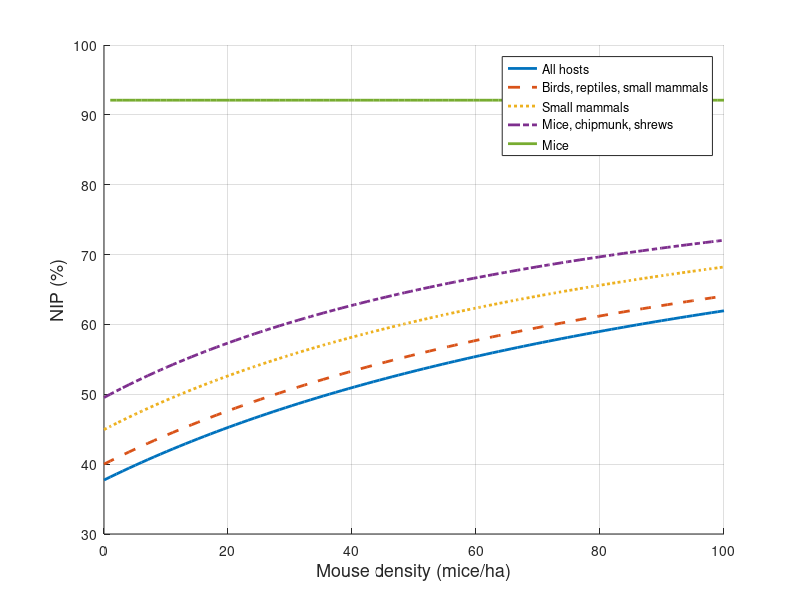
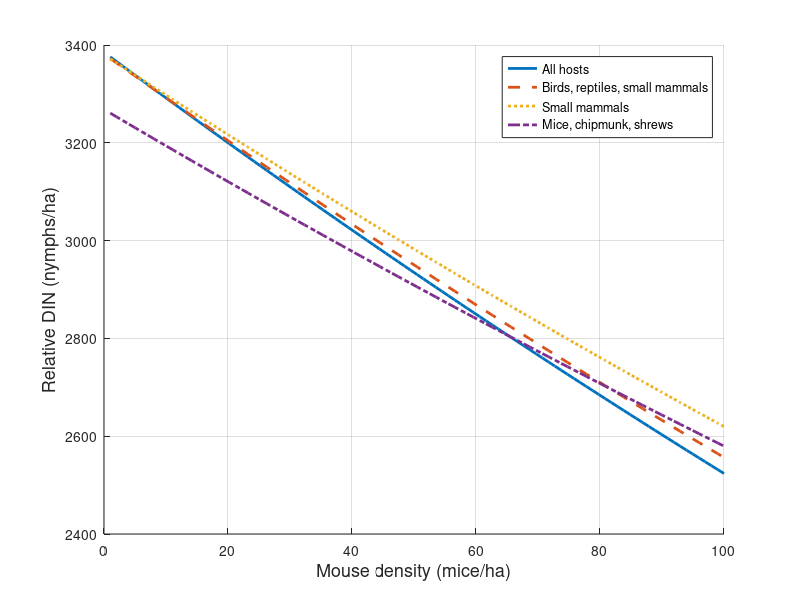
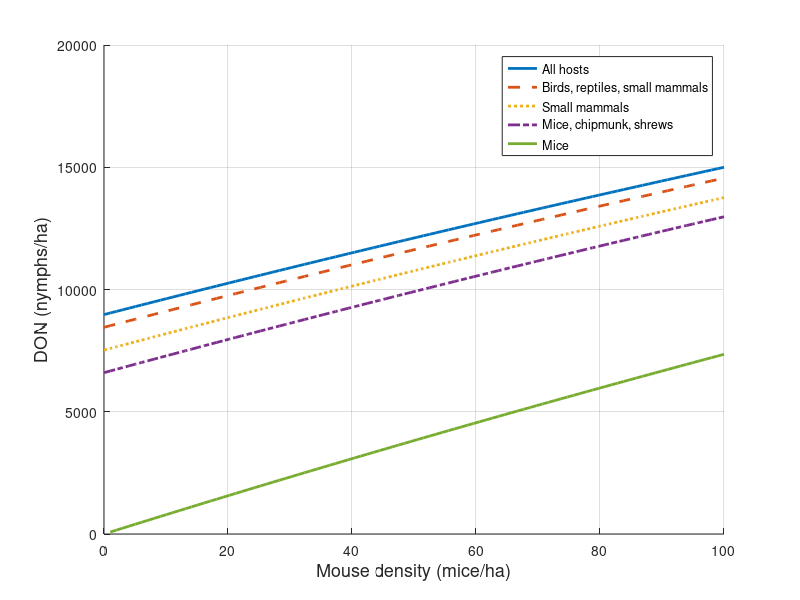
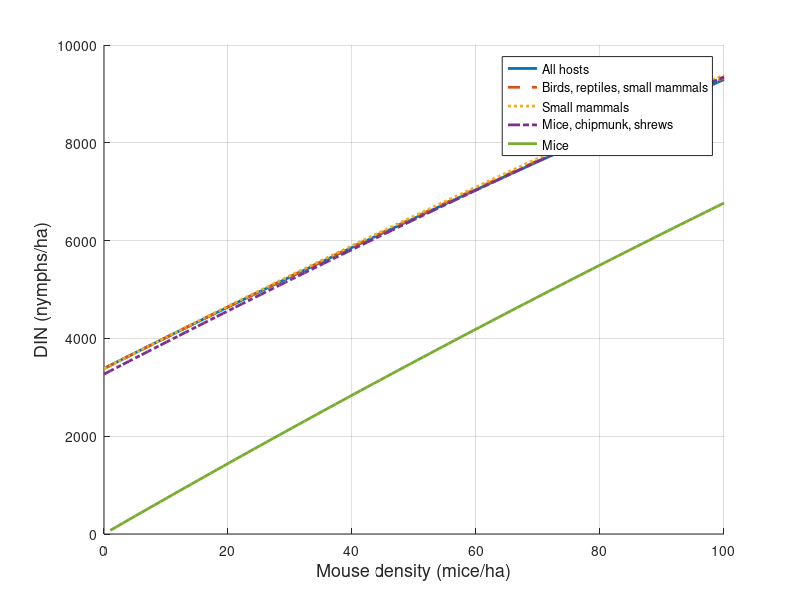

MATLAB code to generate these figures, in order:
close all; clear all;

%% Host data

l = 100;
changing_density = linspace(0, 100, l);
%Host density
%Mice; Voles; Chipmunks; Sorex shrews; Short-tailed shrews; Veery;
%Squirrel; Robin; White-tailed deer; Opossum; Raccoon; Wood thrush;
%Ovenbird; Eastern fence lizard; 5-lined skink

N = [changing_density; 20*ones(1,l); 30*ones(1,l); 30*ones(1,l); 25*ones(1,l); 2.1*ones(1,l); 6*ones(1,l); 1.9*ones(1,l); 0.25*ones(1,l); 1*ones(1,l); 0.2*ones(1,l); 1.6*ones(1,l); 2*ones(1,l); 6.3*ones(1,l); 25*ones(1,l)];
N2 = [40*ones(1,l); 20*ones(1,l); 30*ones(1,l); 30*ones(1,l); 25*ones(1,l); 2.1*ones(1,l); 6*ones(1,l); 1.9*ones(1,l); 0.25*ones(1,l); 1*ones(1,l); 0.2*ones(1,l); 1.6*ones(1,l); 2*ones(1,l); 6.3*ones(1,l); 25*ones(1,l)];

%Realized reservoir competence
C = [92.1; 61.2; 55; 51.2; 41.8; 28.9; 14.7; 13.8; 4.6; 2.6; 1.3; 1.3; 1.1; 2; 0];

%Tick preference (#larvae/#hosts)
b = [73.4; 23.3; 44.5; 84.6; 87.8; 20; 165.4; 96; 1963.3; 73.3; 88; 22; 6; 5; 28.9];

L = 115000; s = 0.4333;

SLsum0 = 0; 
for i = 1:length(b)
    SLsum0 = SLsum0+b(i)*N2(i);
end

z = -L*log(1-0.1/s)/SLsum0;

%% Host combinations to compare (each row is a scenario)
% hosts = [1,0,0,0,0,0,0,0,0,0; 
%     1,1,0,0,0,0,0,0,0,0; 
%     1,0,1,0,0,0,0,0,0,0; 
%     1,0,0,1,0,0,0,0,0,0; 
%     1,0,0,0,1,0,0,0,0,0; 
%     1,0,0,0,0,1,0,0,0,0; 
%     1,0,0,0,0,0,1,0,0,0; 
%     1,0,0,0,0,0,0,1,0,0;
%     1,0,0,0,0,0,0,0,1,0;
%     1,0,0,0,0,0,0,0,0,1;
%     1,1,1,1,1,1,1,1,1,1];
% hosts = [1,1,1,1,1,1,1,1,1,1,1,1,1,1,1,1; 
%     1,1,1,1,1,1,1,0,0,0,0,0,1,1,1,1; 
%     1,1,0,0,0,0,0,0,0,0,0,0,1,1,1,1; 
%     1,1,0,0,0,0,0,0,0,0,0,0,1,1,0,0; 
%     1,0,0,0,0,0,0,0,0,0,0,0,0,0,0,0];
% hosts = [1,0,0,0,0,0,0,0,0,0,0,0,0,0,0,0; 
%     1,1,0,0,0,0,0,0,0,0,0,0,0,0,0,0; 
%     1,0,1,0,0,0,0,0,0,0,0,0,0,0,0,0; 
%     1,0,0,1,0,0,0,0,0,0,0,0,0,0,0,0; 
%     1,0,0,0,1,0,0,0,0,0,0,0,0,0,0,0; 
%     1,0,0,0,0,1,0,0,0,0,0,0,0,0,0,0; 
%     1,0,0,0,0,0,1,0,0,0,0,0,0,0,0,0; 
%     1,0,0,0,0,0,0,1,0,0,0,0,0,0,0,0;
%     1,0,0,0,0,0,0,0,1,0,0,0,0,0,0,0;
%     1,0,0,0,0,0,0,0,0,1,0,0,0,0,0,0;
%     1,0,0,0,0,0,0,0,0,0,1,0,0,0,0,0;
%     1,0,0,0,0,0,0,0,0,0,0,1,0,0,0,0;
%     1,0,0,0,0,0,0,0,0,0,0,0,1,0,0,0;
%     1,0,0,0,0,0,0,0,0,0,0,0,0,1,0,0;
%     1,0,0,0,0,0,0,0,0,0,0,0,0,0,1,0;
%     1,0,0,0,0,0,0,0,0,0,0,0,0,0,0,1;
%     1,1,1,1,1,1,1,1,1,1,1,1,1,1,1,1];
% hosts = [1,0,0,0,0,0,0,0,0,0; 
%     0,1,0,0,0,0,0,0,0,0; 
%     0,0,1,0,0,0,0,0,0,0; 
%     0,0,0,1,0,0,0,0,0,0; 
%     0,0,0,0,1,0,0,0,0,0; 
%     0,0,0,0,0,1,0,0,0,0; 
%     0,0,0,0,0,0,1,0,0,0; 
%     0,0,0,0,0,0,0,1,0,0;
%     0,0,0,0,0,0,0,0,1,0;
%     0,0,0,0,0,0,0,0,0,1];
%hosts = [1,0,0,0,0,0,0,0,0,0;1,1,1,0,0,0,0,0,0,0;1,1,1,1,1,1,0,0,0,0;1,1,1,1,1,1,1,1,0,0;1,1,1,1,1,1,1,1,1,1];
% hosts = [1,1,1,1,1,1,1,1,1,1,1,1,1;
%     1,0,1,1,1,1,1,1,1,1,1,1,1;
%     1,1,0,1,1,1,1,1,1,1,1,1,1;
%     1,1,1,0,1,1,1,1,1,1,1,1,1;
%     1,1,1,1,0,1,1,1,1,1,1,1,1;
%     1,1,1,1,1,0,1,1,1,1,1,1,1;
%     1,1,1,1,1,1,0,1,1,1,1,1,1;
%     1,1,1,1,1,1,1,0,1,1,1,1,1;
%     1,1,1,1,1,1,1,1,0,1,1,1,1;
%     1,1,1,1,1,1,1,1,1,0,1,1,1;
%     1,1,1,1,1,1,1,1,1,1,0,1,1;
%     1,1,1,1,1,1,1,1,1,1,1,0,1;
%     1,1,1,1,1,1,1,1,1,1,1,1,0];

hosts = [1,1,1,1,1,1,1,1,1,1,1,1,1,1,1
    1,1,1,1,1,1,1,1,0,0,0,1,1,1,1;
    1,1,1,1,1,0,1,0,0,0,0,0,0,0,0;
    1,1,1,1,1,0,0,0,0,0,0,0,0,0,0;
    1,0,0,0,0,0,0,0,0,0,0,0,0,0,0];

% hosts = [1,1,1,1,1,1,1,1,1,1,1,1,1,1,1];

% host_labels = {'Mice','+Chipmunks','+Deer', '+Raccoons', '+Opossums', '+Skunks', '+Shrews', '+Birds', '+Sorex shrews', '+Squirrels', 'All Hosts'};
%host_labels = {'Mice','+Chipmunks','+Deer', '+Raccoons', '+Opossums', '+Skunks', '+Shrews', '+Robins', '+Gray catbirds','+Wood thrush','+Ovenbirds','+Veeries','+Sorex shrews', '+Squirrels', '+5-lined skink','+Eastern fence lizard', 'All Hosts'};
% host_labels = {'All Hosts','All Mammals and Reptiles','Small Mammals and Reptiles', 'Small Mammals', 'Mice'};
%host_labels = {'Mice','All Hosts'};
%host_labels = {'All hosts','-Mice','-Chipmunks','-Deer', '-Raccoons', '-Opossums', '-Skunks', '-Shrews', '-Robins', '-Wood thrush','-Ovenbirds','-Veeries', '-Sorex shrews', '-Squirrels'};
%host_labels = {'Mice','+Chipmunks','+Shrews','+Deer', '+Raccoons', '+Opposums','+Skunks','+Sorex Shrews', '+Birds','+Squirrels'};
host_labels = {'All hosts', 'Birds, reptiles, small mammals','Small mammals','Mice, chipmunk, shrews', 'Mice'};


num_combos = size(hosts, 1);
num_hosts = size(N,1);

%% Computation

% Set up empty vectors
sum_bH = zeros(num_combos, l);
sum_bHM = zeros(num_combos, l);
I = zeros(num_combos, l);
T = zeros(num_combos, l);
U = zeros(num_combos,l);
sum_bH2 = zeros(num_combos, l);
sum_bHM2 = zeros(num_combos, l);
I2 = zeros(num_combos, l);
T2 = zeros(num_combos, l);
U2 = zeros(num_combos, l);

% Loop through host combinations
for i = 1:num_combos
    % Compute K and sum
    for j = 1:num_hosts
        if hosts(i,j) == 1
            sum_bH(i,:) = sum_bH(i,:) + b(j,:) .* N(j,:);
            sum_bH2(i,:) = sum_bH2(i,:) + b(j,:) .* N2(j,:);
        end
    end

    % Compute I
    for j = 1:num_hosts
        if hosts(i,j) == 1
            I(i,:) = I(i,:) + b(j,:) .* N(j,:) * (C(j)/100) ./ sum_bH(i,:);
            I2(i,:) = I2(i,:) + b(j,:) .* N2(j,:) * (C(j)/100) ./ sum_bH(i,:);
        end
    end
    % Compute Larvae that Become Nymphs after Feeding
    for j = 1:num_hosts
        if hosts(i,j) == 1
            T(i,:) = T(i,:) + b(j,:) .* N(j,:)*(C(j)/100) ./ sum_bH(i,:);
            T2(i,:) = T2(i,:) + b(j,:) .* N2(j,:) *(C(j)/100) ./ sum_bH2(i,:);
            U(i,:) = U(i,:) + b(j,:) .* N(j,:)./ sum_bH(i,:);
            U2(i,:) = U2(i,:) + b(j,:) .* N2(j,:) ./ sum_bH2(i,:);

        end
    end
end


% Compute S
S = (1-exp(-z/L*sum_bH));
S2 = (1-exp(-z/L*sum_bH2));
% Compute NIP and DIN
NIP = I*100;
NIP2 = I2*100;
DIN = L.*s.*S.*T;
DIN2 = L.*s.*S2.*T2;
DON = L.*s.*S.*U;
DON2 = L.*s.*S2.*U2;
larvae_feeding = L*s.*S;
DON - DIN;

figure(1);
colors = lines(7); % use a standard color set
linestyles = {'-', '--', ':', '-.'};
hold on
for i = 1:num_combos
    colorIdx = mod(i-1, size(colors,1)) + 1;
    styleIdx = mod(i-1, length(linestyles)) + 1;
    plot(changing_density, NIP(i,:), 'Color', colors(colorIdx,:),'LineStyle',linestyles{styleIdx},'LineWidth', 2, 'DisplayName', host_labels{i})
end
xlabel('Mouse density (mice/ha)', 'FontSize',13)
ylabel('NIP (%)', 'FontSize',13)
% title('Our Model Results')
legend('Location', 'best')
grid on
% 
figure(2);
colors = lines(7); % use a standard color set
linestyles = {'-', '--', ':', '-.'};
hold on
for i = 1:num_combos-1
    colorIdx = mod(i-1, size(colors,1)) + 1;
    styleIdx = mod(i-1, length(linestyles)) + 1;
    plot(changing_density, DIN(i,:)-DIN(5,:), 'Color', colors(colorIdx,:),'LineStyle',linestyles{styleIdx},'LineWidth', 2, 'DisplayName', host_labels{i})
end
xlabel('Mouse density (mice/ha)', 'FontSize',13)
ylabel('Relative DIN (nymphs/ha)', 'FontSize',13)
legend('Location', 'best')
grid on
hold off

figure(3);
colors = lines(7); % use a standard color set
linestyles = {'-', '--', ':', '-.'};
hold on
for i = 1:num_combos
    colorIdx = mod(i-1, size(colors,1)) + 1;
    styleIdx = mod(i-1, length(linestyles)) + 1;
    plot(changing_density, DON(i,:), 'Color', colors(colorIdx,:),'LineStyle',linestyles{styleIdx},'LineWidth', 2, 'DisplayName', host_labels{i})
end
xlabel('Mouse density (mice/ha)', 'FontSize',13)
ylabel('DON (nymphs/ha)', 'FontSize',13)
legend('Location', 'best')
grid on
hold off

figure(4);
colors = lines(7); % use a standard color set
linestyles = {'-', '--', ':', '-.'};
hold on
for i = 1:num_combos
    colorIdx = mod(i-1, size(colors,1)) + 1;
    styleIdx = mod(i-1, length(linestyles)) + 1;
    plot(changing_density, DIN(i,:), 'Color', colors(colorIdx,:),'LineStyle',linestyles{styleIdx},'LineWidth', 2, 'DisplayName', host_labels{i})
end
xlabel('Mouse density (mice/ha)', 'FontSize',13)
ylabel('DIN (nymphs/ha)', 'FontSize',13)
legend('Location', 'best')
grid on
hold off
